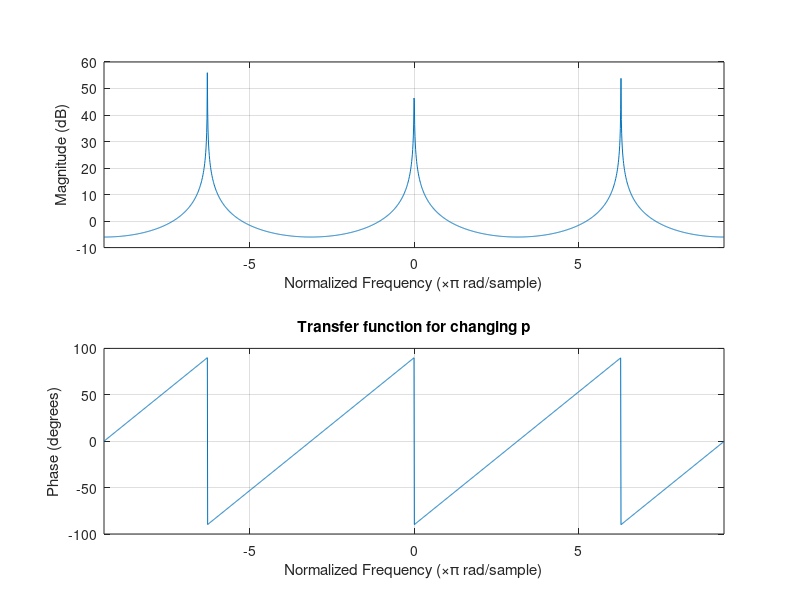

Source code (MATLAB):
b = 1;
for p =-1:0.1:1
    a = [1 -p];
    n = -3*pi:0.01:3*pi;
    freqz(b,a,n);
    title("Transfer function for changing p");
    pause(0.5);
end